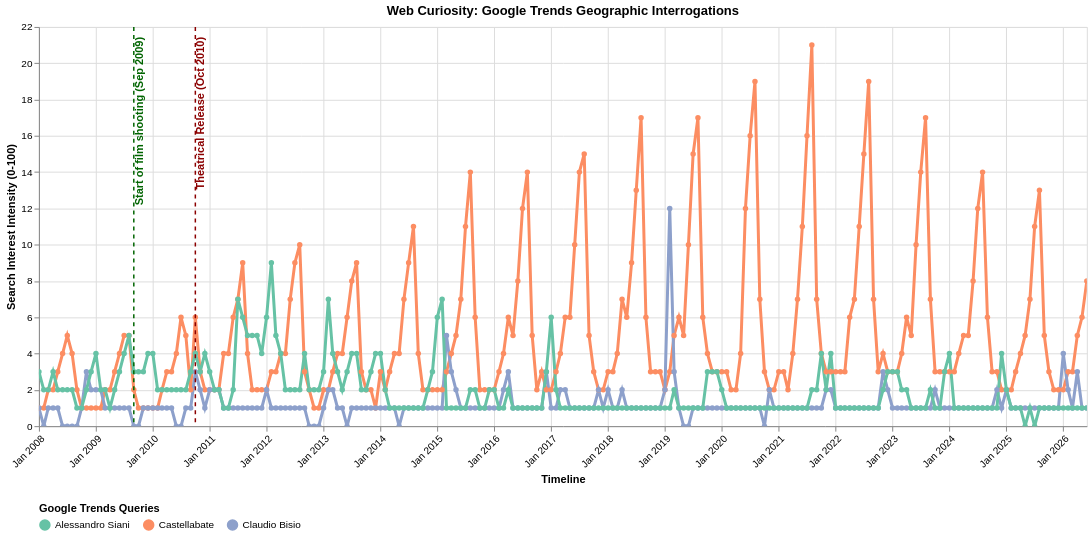

Write the Vega-Lite specification saved for this chart.
### Vega-Lite specification from a JSON file in a GitHub repository (floating-point values rounded to 4 significant figures; data arrays with more than 128 entries replaced by an {"elided": "..."} marker saying what was removed)
{"config": {"view": {"continuousWidth": 300, "continuousHeight": 300}}, "layer": [{"data": {"name": "data-adbd032eaf146d1ec62ddbb949c7617a"}, "mark": {"type": "line", "point": true, "strokeWidth": 3}, "encoding": {"color": {"field": "Subject", "legend": {"title": "Google Trends Queries", "orient": "bottom"}, "scale": {"scheme": "set2"}, "type": "nominal"}, "tooltip": [{"field": "Date", "format": "%B %Y", "type": "temporal"}, {"field": "Subject", "type": "nominal"}, {"field": "Search_Index", "type": "quantitative"}], "x": {"axis": {"format": "%b %Y", "labelAngle": -45}, "field": "Date", "title": "Timeline", "type": "temporal"}, "y": {"field": "Search_Index", "title": "Search Interest Intensity (0-100)", "type": "quantitative"}}, "name": "view_64ea2659a858bfce_0"}, {"data": {"name": "data-1ae09eb40f3e4c475b7fb0436294cb5f"}, "mark": {"type": "rule", "size": 1.5, "strokeDash": [4, 4]}, "encoding": {"color": {"field": "Color", "scale": null, "type": "nominal"}, "x": {"field": "Date", "type": "temporal"}}}, {"data": {"name": "data-1ae09eb40f3e4c475b7fb0436294cb5f"}, "mark": {"type": "text", "align": "right", "angle": 270, "baseline": "top", "dx": 5, "fontSize": 11, "fontWeight": "bold"}, "encoding": {"color": {"field": "Color", "scale": null, "type": "nominal"}, "text": {"field": "Event", "type": "nominal"}, "x": {"field": "Date", "type": "temporal"}, "y": {"value": 15}}}], "height": 400, "params": [{"name": "param_1e9efca18e7a2868", "select": {"type": "interval", "encodings": ["x", "y"]}, "bind": "scales", "views": ["view_64ea2659a858bfce_0"]}], "title": "Web Curiosity: Google Trends Geographic Interrogations", "width": 1050, "$schema": "https://vega.github.io/schema/vega-lite/v6.4.1.json", "datasets": {"data-adbd032eaf146d1ec62ddbb949c7617a": {"elided": "666 records"}, "data-1ae09eb40f3e4c475b7fb0436294cb5f": [{"Date": "2009-09-01T00:00:00", "Event": "Start of film shooting (Sep 2009)", "Color": "#006400"}, {"Date": "2010-10-01T00:00:00", "Event": "Theatrical Release (Oct 2010)", "Color": "#8B0000"}]}}
